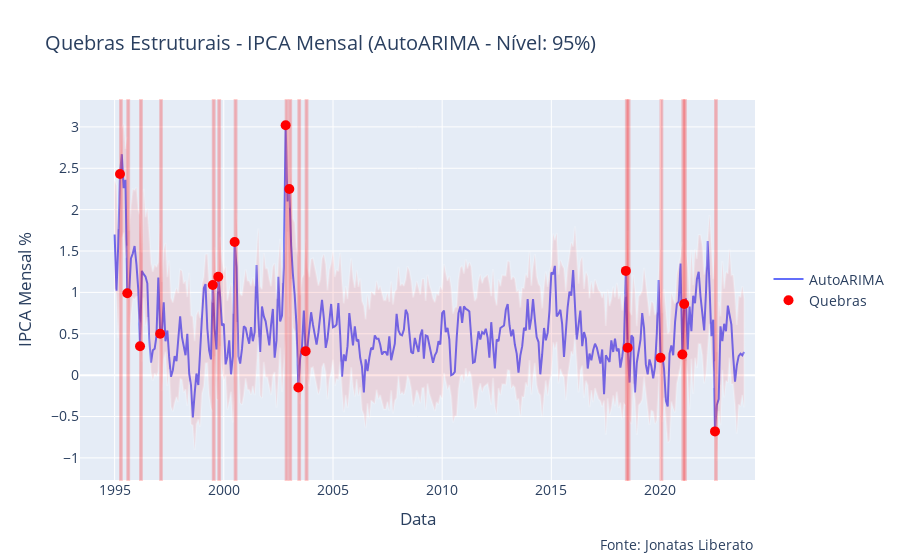

The cell this chart's notebook holds for it:
### Markdown cell above
Preparados para o belíssimo plot...?

Como é um plot que envolve alguns ajustes, concatenações e até mesmo uma função para obter os pares de datas, a explicação fica no próprio código

### Code cell
import plotly.graph_objects as go
import pandas as pd

# Criação do gráfico
fig = go.Figure()

# -=-=-=-=-=-=-=-=-=-=-=-=-=-=-=

# Adição da linha principal referente ao IPCA
fig.add_trace(go.Scatter(x=ajustado['ds'], y=ajustado['y'], mode='lines', name='AutoARIMA'))

# -=-=-=-=-=-=-=-=-=-=-=-=-=-=-=

# Adição da faixa de confiança
# Nssa parte do código adiciona uma área sombreada ao gráfico para representar a faixa de confiança em torno da linha principal
faixa_confianca = pd.concat([ajustado['AutoARIMA-lo-95'], ajustado['AutoARIMA-hi-95'][::-1]]) # concatenar duas séries de dados (limites inferior (lo) e superior (hi))
fig.add_trace(go.Scatter(x=pd.concat([ajustado['ds'], ajustado['ds'][::-1]]),
                         y= faixa_confianca,
                         fill='toself', # indica que a área entre a linha e o eixo x deve ser preenchida
                         fillcolor='rgba(255, 0, 0, 0.1)',
                         line=dict(color='rgba(255, 255, 255, 0.2)'),
                         hoverinfo="skip", #  define que as informações de "hover" (quando o mouse paira sobre o gráfico) são omitidas
                         showlegend=False))

# -=-=-=-=-=-=-=-=-=-=-=-=-=-=-=

# Adição de pontos para as quebras
# Adicionamos marcadores vermelhos no gráfico nos locais onde ocorrem quebras estruturais
# Filtramos as linhas do 'ajustado' onde os valores de y são maiores (limite superior) ou menores (limite inferior) e adicionamos a um novo dataframe
quebras_estrut = ajustado.query('y > `AutoARIMA-hi-95` or y < `AutoARIMA-lo-95`')[['ds', 'y']] 
fig.add_trace(go.Scatter(x=quebras_estrut['ds'], y=quebras_estrut['y'],
                         mode='markers',
                         marker=dict(color='red', size=10),
                         name='Quebras'))

# -=-=-=-=-=-=-=-=-=-=-=-=-=-=-=

# Atualização do layout
# Aqui criamos uma lista de dicionários, cada um representando um retângulo que destaca visualmente uma área associada a uma quebra estrutural no gráfico
quebras_estrut = [
    dict(
        type='rect', xref='x', yref='paper', x0=x[0], y0=0, x1=x[1], y1=1, 
        fillcolor='rgba(255, 0, 0, 0.1)', 
        # Esta List Comprehension percorre os pares de datas associadas às quebras estruturais (x) e zip é usado para agrupar essas datas em pares
        line=dict(color='rgba(255, 0, 0, 0.2)')) for x in zip(ajustado['ds'][quebras_estrut.index], ajustado['ds'][quebras_estrut.index + 1])]

# -=-=-=-=-=-=-=-=-=-=-=-=-=-=-=

# Configurações de layout para melhorar a apresentação do gráfico, tornando-o mais compreensível e informativo para quem o visualiza
fig.update_layout(title_text='Quebras Estruturais - IPCA Mensal (AutoARIMA - Nível: 95%)',
                  xaxis_title='Data',
                  yaxis_title='IPCA Mensal %',
                  legend=dict(x=1.02, y=0.5),
                  font=dict(size=14),
                  showlegend=True,
                  annotations=[dict(x=1.0, y=-0.2, text='Fonte: Jonatas Liberato', showarrow=False, xref='paper', yref='paper')],
                  shapes=quebras_estrut)

# -=-=-=-=-=-=-=-=-=-=-=-=-=-=-=

# Exibição do gráfico
fig.show()

### Figure 1 — Plotly figure (JSON) as saved in the notebook; plotly's stock layout.template omitted (floating-point values rounded to 4 significant figures; data arrays with more than 128 entries replaced by an {"elided": "..."} marker saying what was removed)
{"data": [{"mode": "lines", "name": "AutoARIMA", "type": "scatter", "x": {"elided": "347 str values"}, "y": {"elided": "347 float values"}}, {"fill": "toself", "fillcolor": "rgba(255, 0, 0, 0.1)", "hoverinfo": "skip", "line": {"color": "rgba(255, 255, 255, 0.2)"}, "showlegend": false, "type": "scatter", "x": {"elided": "694 str values"}, "y": {"elided": "694 float values"}}, {"marker": {"color": "red", "size": 10}, "mode": "markers", "name": "Quebras", "type": "scatter", "x": ["1995-04-01T00:00:00", "1995-08-01T00:00:00", "1996-03-01T00:00:00", "1997-02-01T00:00:00", "1999-07-01T00:00:00", "1999-10-01T00:00:00", "2000-07-01T00:00:00", "2002-11-01T00:00:00", "2003-01-01T00:00:00", "2003-06-01T00:00:00", "2003-10-01T00:00:00", "2018-06-01T00:00:00", "2018-07-01T00:00:00", "2020-01-01T00:00:00", "2021-01-01T00:00:00", "2021-02-01T00:00:00", "2022-07-01T00:00:00"], "y": [2.43, 0.99, 0.35, 0.5, 1.09, 1.19, 1.61, 3.02, 2.25, -0.15, 0.29, 1.26, 0.33, 0.21, 0.25, 0.86, -0.68]}], "layout": {"annotations": [{"showarrow": false, "text": "Fonte: Jonatas Liberato", "x": 1, "xref": "paper", "y": -0.2, "yref": "paper"}], "font": {"size": 14}, "legend": {"x": 1.02, "y": 0.5}, "shapes": [{"fillcolor": "rgba(255, 0, 0, 0.1)", "line": {"color": "rgba(255, 0, 0, 0.2)"}, "type": "rect", "x0": "1995-04-01T00:00:00", "x1": "1995-05-01T00:00:00", "xref": "x", "y0": 0, "y1": 1, "yref": "paper"}, {"fillcolor": "rgba(255, 0, 0, 0.1)", "line": {"color": "rgba(255, 0, 0, 0.2)"}, "type": "rect", "x0": "1995-08-01T00:00:00", "x1": "1995-09-01T00:00:00", "xref": "x", "y0": 0, "y1": 1, "yref": "paper"}, {"fillcolor": "rgba(255, 0, 0, 0.1)", "line": {"color": "rgba(255, 0, 0, 0.2)"}, "type": "rect", "x0": "1996-03-01T00:00:00", "x1": "1996-04-01T00:00:00", "xref": "x", "y0": 0, "y1": 1, "yref": "paper"}, {"fillcolor": "rgba(255, 0, 0, 0.1)", "line": {"color": "rgba(255, 0, 0, 0.2)"}, "type": "rect", "x0": "1997-02-01T00:00:00", "x1": "1997-03-01T00:00:00", "xref": "x", "y0": 0, "y1": 1, "yref": "paper"}, {"fillcolor": "rgba(255, 0, 0, 0.1)", "line": {"color": "rgba(255, 0, 0, 0.2)"}, "type": "rect", "x0": "1999-07-01T00:00:00", "x1": "1999-08-01T00:00:00", "xref": "x", "y0": 0, "y1": 1, "yref": "paper"}, {"fillcolor": "rgba(255, 0, 0, 0.1)", "line": {"color": "rgba(255, 0, 0, 0.2)"}, "type": "rect", "x0": "1999-10-01T00:00:00", "x1": "1999-11-01T00:00:00", "xref": "x", "y0": 0, "y1": 1, "yref": "paper"}, {"fillcolor": "rgba(255, 0, 0, 0.1)", "line": {"color": "rgba(255, 0, 0, 0.2)"}, "type": "rect", "x0": "2000-07-01T00:00:00", "x1": "2000-08-01T00:00:00", "xref": "x", "y0": 0, "y1": 1, "yref": "paper"}, {"fillcolor": "rgba(255, 0, 0, 0.1)", "line": {"color": "rgba(255, 0, 0, 0.2)"}, "type": "rect", "x0": "2002-11-01T00:00:00", "x1": "2002-12-01T00:00:00", "xref": "x", "y0": 0, "y1": 1, "yref": "paper"}, {"fillcolor": "rgba(255, 0, 0, 0.1)", "line": {"color": "rgba(255, 0, 0, 0.2)"}, "type": "rect", "x0": "2003-01-01T00:00:00", "x1": "2003-02-01T00:00:00", "xref": "x", "y0": 0, "y1": 1, "yref": "paper"}, {"fillcolor": "rgba(255, 0, 0, 0.1)", "line": {"color": "rgba(255, 0, 0, 0.2)"}, "type": "rect", "x0": "2003-06-01T00:00:00", "x1": "2003-07-01T00:00:00", "xref": "x", "y0": 0, "y1": 1, "yref": "paper"}, {"fillcolor": "rgba(255, 0, 0, 0.1)", "line": {"color": "rgba(255, 0, 0, 0.2)"}, "type": "rect", "x0": "2003-10-01T00:00:00", "x1": "2003-11-01T00:00:00", "xref": "x", "y0": 0, "y1": 1, "yref": "paper"}, {"fillcolor": "rgba(255, 0, 0, 0.1)", "line": {"color": "rgba(255, 0, 0, 0.2)"}, "type": "rect", "x0": "2018-06-01T00:00:00", "x1": "2018-07-01T00:00:00", "xref": "x", "y0": 0, "y1": 1, "yref": "paper"}, {"fillcolor": "rgba(255, 0, 0, 0.1)", "line": {"color": "rgba(255, 0, 0, 0.2)"}, "type": "rect", "x0": "2018-07-01T00:00:00", "x1": "2018-08-01T00:00:00", "xref": "x", "y0": 0, "y1": 1, "yref": "paper"}, {"fillcolor": "rgba(255, 0, 0, 0.1)", "line": {"color": "rgba(255, 0, 0, 0.2)"}, "type": "rect", "x0": "2020-01-01T00:00:00", "x1": "2020-02-01T00:00:00", "xref": "x", "y0": 0, "y1": 1, "yref": "paper"}, {"fillcolor": "rgba(255, 0, 0, 0.1)", "line": {"color": "rgba(255, 0, 0, 0.2)"}, "type": "rect", "x0": "2021-01-01T00:00:00", "x1": "2021-02-01T00:00:00", "xref": "x", "y0": 0, "y1": 1, "yref": "paper"}, {"fillcolor": "rgba(255, 0, 0, 0.1)", "line": {"color": "rgba(255, 0, 0, 0.2)"}, "type": "rect", "x0": "2021-02-01T00:00:00", "x1": "2021-03-01T00:00:00", "xref": "x", "y0": 0, "y1": 1, "yref": "paper"}, {"fillcolor": "rgba(255, 0, 0, 0.1)", "line": {"color": "rgba(255, 0, 0, 0.2)"}, "type": "rect", "x0": "2022-07-01T00:00:00", "x1": "2022-08-01T00:00:00", "xref": "x", "y0": 0, "y1": 1, "yref": "paper"}], "showlegend": true, "title": {"text": "Quebras Estruturais - IPCA Mensal (AutoARIMA - Nível: 95%)"}, "xaxis": {"title": {"text": "Data"}}, "yaxis": {"title": {"text": "IPCA Mensal %"}}}}
